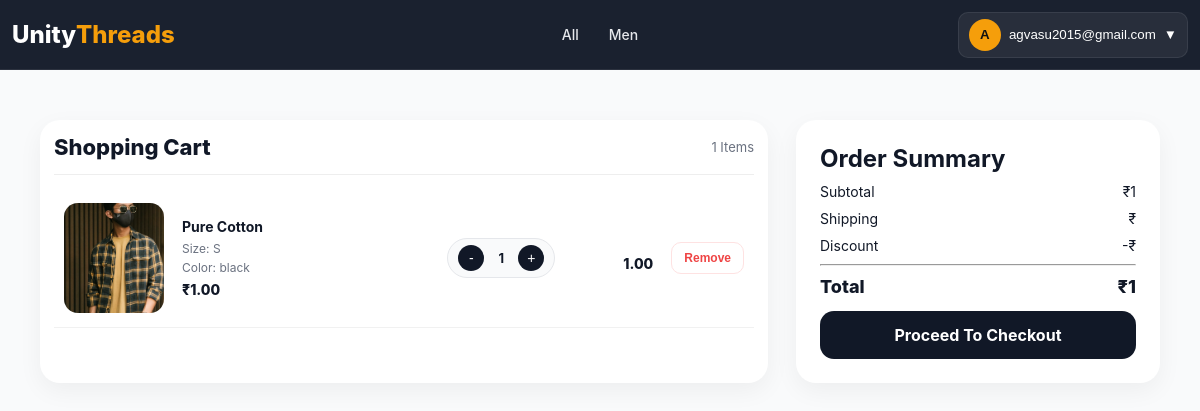
The page /cart/ (signed in) on the database its author committed.
### products/models.py (models this page shows, shortened)
class BaseModel(models.Model):
    created_at = models.DateTimeField(
        auto_now_add=True
    )
    updated_at = models.DateTimeField(
        auto_now=True
    )
    class Meta:
        abstract = True

class Category(BaseModel):
    name = models.CharField(
        max_length=100,
        unique=True
    )
    slug = models.SlugField(
        unique=True,
        blank=True
    )
    image = models.ImageField(
        upload_to='categories/',
        blank=True,
        null=True
    )
    is_active = models.BooleanField(default=True)
    class Meta:
        verbose_name_plural = "Categories"
        ordering = ['name']
        indexes = [
            models.Index(fields=['slug']),
            models.Index(fields=['is_active']),
        ]

class ProductImage(BaseModel):
    product = models.ForeignKey(
        Product,
        on_delete=models.CASCADE,
        related_name='images'
    )
    image = models.ImageField(
        upload_to='products/'
    )
    is_primary = models.BooleanField(default=False)
    class Meta:
        ordering = ['-is_primary']

class ProductVariant(BaseModel):
    product = models.ForeignKey(
        Product,
        on_delete=models.CASCADE,
        related_name='variants'
    )
    size = models.ForeignKey(
        Size,
        on_delete=models.CASCADE,
        related_name='variants'
    )
    color = models.ForeignKey(
        Color,
        on_delete=models.CASCADE,
        related_name='variants'
    )
    sku = models.CharField(
        max_length=100,
        unique=True
    )
    wholesale_price = models.DecimalField(
        max_digits=10,
        decimal_places=2
    )
    stock_quantity = models.PositiveIntegerField(default=0)
    is_active = models.BooleanField(default=True)
    reserved_stock = models.PositiveIntegerField(default=0)
    class Meta:
        unique_together = ['product', 'size', 'color']
        indexes = [
            models.Index(fields=['sku']),
            models.Index(fields=['stock_quantity']),
        ]

class Product(BaseModel):
    STATUS_CHOICES = (
        ('draft', 'Draft'),
        ('published', 'Published'),
        ('out_of_stock', 'Out Of Stock'),
    )
    id = models.UUIDField(
        primary_key=True,
        default=uuid.uuid4,
        editable=False
    )
    category = models.ForeignKey(
        Category,
        on_delete=models.CASCADE,
        related_name='products'
    )
    brand = models.ForeignKey(
        Brand,
        on_delete=models.CASCADE,
        related_name='products'
    )
    name = models.CharField(max_length=255)
    slug = models.SlugField(
        unique=True,
        blank=True
    )
    description = models.TextField()
    material = models.CharField(
        max_length=255,
        blank=True,
        null=True
    )
    minimum_order_quantity = models.PositiveIntegerField(
        default=1
    )
    status = models.CharField(
        max_length=20,
        choices=STATUS_CHOICES,
        default='draft'
    )
    is_featured = models.BooleanField(default=False)
    is_active = models.BooleanField(default=True)
    meta_title = models.CharField(
        max_length=255,
        blank=True,
        null=True
    )
    meta_description = models.TextField(
        blank=True,
        null=True
    )
    class Meta:
        ordering = ['-created_at']
        indexes = [
            models.Index(fields=['slug']),
            models.Index(fields=['status']),
            models.Index(fields=['is_active']),
        ]

class Size(BaseModel):
    name = models.CharField(
        max_length=20,
        unique=True
    )
    sort_order = models.PositiveIntegerField(default=0)
    class Meta:
        ordering = ['sort_order']

class Color(BaseModel):
    name = models.CharField(
        max_length=50,
        unique=True
    )
    hex_code = models.CharField(
        max_length=10,
        blank=True,
        null=True
    )
    class Meta:
        ordering = ['name']

### accounts/models.py (models this page shows, shortened)
class User(AbstractUser):
    username = None
    email = models.EmailField(
        unique=True
    )
    phone = models.CharField(
        max_length=10,
        unique=True
    )
    full_name = models.CharField(
        max_length=150
    )
    is_email_verified = models.BooleanField(
        default=False
    )
    USERNAME_FIELD = "email"
    REQUIRED_FIELDS = ["phone"]
    objects = UserManager()

### carts/models.py (models this page shows, shortened)
class Cart(models.Model):
    user = models.OneToOneField(
        settings.AUTH_USER_MODEL,
        on_delete=models.CASCADE,
        related_name='cart'
    )
    created_at = models.DateTimeField(auto_now_add=True)
    updated_at = models.DateTimeField(auto_now=True)
    @property
    def subtotal(self):
        result = self.items.aggregate(
            total=Sum(
                ExpressionWrapper(
                    F('quantity') * F('variant__wholesale_price'),
                    output_field=DecimalField()
                )
            )
        )['total']
        return result or Decimal("0.00")
    @property
    def total_items(self):
        return self.items.aggregate(
            total=Sum('quantity')
        )['total'] or 0
    @property
    def total_amount(self):
        return self.subtotal

class CartItem(models.Model):
    cart = models.ForeignKey(
        Cart,
        on_delete=models.CASCADE,
        related_name='items'
    )
    variant = models.ForeignKey(
        ProductVariant,
        on_delete=models.CASCADE,
        related_name='cart_items'
    )
    quantity = models.PositiveIntegerField(default=1)
    created_at = models.DateTimeField(auto_now_add=True)
    class Meta:
        constraints = [
            models.UniqueConstraint(
                fields=['cart', 'variant'],
                name='unique_cart_variant'
            )
        ]
    @property
    def total_price(self):
        if not self.variant:
            return Decimal("0.00")
        return self.quantity * self.variant.wholesale_price

### carts/views.py (the view)
@login_required
def cart_view(request):
    cart, _ = Cart.objects.get_or_create(user=request.user)
    items = (
        cart.items
        .select_related(
            "variant__product",
            "variant__size",
            "variant__color"
        )
        .all()
    )
    return render(request, "carts/carts.html", {
        "cart": cart,
        "items": items
    })

### home/context_processors.py (called while the page is built)
def global_data(request):
    return {
        "categories": Category.objects.all()
    }

### carts/templates/carts/carts.html (shortened to what this page needs)
{% load static %}
<!DOCTYPE html>
<html lang="en">
<head>
<link rel="stylesheet" href="{% static 'carts/css/carts.css' %}">
<link rel="stylesheet" href="https://cdnjs.cloudflare.com/ajax/libs/font-awesome/6.5.1/css/all.min.css">
</head>
<body>
{% include 'partials/navbar.html' %}
<div class="cart-container">
    <div class="cart-left">
        <div class="cart-header">
            <h1>Shopping Cart</h1>
            <p>
                <span id="cart-count">{{ cart.total_items }}</span> Items
            </p>
        </div>
        {% if items %}
        <div id="cart-items-wrapper">
            {% for item in items %}
            <div class="cart-card" id="cart-item-{{ item.id }}">
                <div class="cart-image">
                    {% with img=item.variant.product.images.first %}
                        {% if img %}
                            <img src="{{ img.image.url }}" alt="">
                        {% endif %}
                    {% endwith %}
                </div>
                <div class="cart-content">
                    <h3>{{ item.variant.product.name }}</h3>
                    <p>Size: {{ item.variant.size.name }}</p>
                    <p>Color: {{ item.variant.color.name }}</p>
                    <div class="price">₹{{ item.variant.wholesale_price }}</div>
                </div>
                <div class="qty-box">
                    <button onclick="updateQty({{ item.id }}, 'decrease')">-</button>
                    <span id="qty-{{ item.id }}">{{ item.quantity }}</span>
                    <button onclick="updateQty({{ item.id }}, 'increase')">+</button>
                </div>
                <div class="item-total">
                    <span id="total-{{ item.id }}">{{ item.total_price }}</span>
                </div>
                <button class="remove-btn"
                        onclick="removeItem({{ item.id }})">
                    Remove
                </button>
            </div>
            {% endfor %}
        </div>
        {% endif %}
    </div>
    {% if items %}
    <div class="cart-summary" id="cart-summary">
        <h2>Order Summary</h2>
        <div class="summary-row">
            <span>Subtotal</span>
            <span id="cart-subtotal">₹{{ cart.subtotal }}</span>
        </div>
        <div class="summary-row">
            <span>Shipping</span>
            <span id="cart-shipping">
                {% if cart.subtotal > 999 %} FREE {% else %} ₹{{ cart.shipping_charge }} {% endif %}
            </span>
        </div>
        <div class="summary-row discount">
            <span>Discount</span>
            <span id="cart-discount">-₹{{ cart.discount_amount }}</span>
        </div>
        <hr>
        <div class="summary-row total">
            <span>Total</span>
            <span id="cart-total">₹{{ cart.total_amount }}</span>
        </div>
        <a href="{% url 'checkout' %}" class="checkout-btn">
            Proceed To Checkout
        </a>
    </div>
    {% endif %}
</div>
</body>
</html>

### home/templates/partials/navbar.html (shortened to what this page needs)
{% load static %}
<link rel="stylesheet" href="{% static 'home/css/navbar.css' %}">
<header class="header" id="header">
    <a href="/" class="logo">
        Unity<span>Threads</span>
    </a>
      <nav class="nav" id="nav">
    <a href="{% url 'product_list' %}">All</a>
    {% for category in categories %}
        <a href="{% url 'product_list' %}?category={{ category.slug }}">
            {{ category.name }}
        </a>
    {% endfor %}
</nav>
    <div class="nav-actions">
        {% if request.user.is_authenticated %}
        <div class="account-dropdown" id="accountWrapper">
            <button class="account-btn" id="accountBtn" type="button">
                <span class="account-avatar">
                    {{ request.user.full_name|default:request.user.email|first|upper }}
                </span>
                <span class="account-name">
                    {{ request.user.full_name|default:request.user.email }}
                </span>
                <span class="dropdown-icon">▼</span>
            </button>
        </div>
        {% endif %}
    </div>
</header>

### carts/static/carts/css/carts.css (style rules this page uses)
* { margin:0; padding:0; box-sizing:border-box; }
body { font-family: system-ui, -apple-system, Segoe UI, Roboto, Arial; background:#f6f7fb; color:#111827; padding-top:80px; }
.cart-container { max-width:1400px; margin:auto; padding:16px; display:grid; grid-template-columns:1fr; gap:16px; }
@media (min-width:992px) { .cart-container { grid-template-columns:2fr 1fr; gap:28px; padding:40px; } }
.cart-left { background:#fff; border-radius:20px; padding:14px; box-shadow:0 8px 25px rgba(0,0,0,0.05); }
.cart-header { display:flex; justify-content:space-between; align-items:center; margin-bottom:14px; padding-bottom:14px; border-bottom:1px solid #eee; }
.cart-header h1 { font-size:22px; font-weight:800; }
.cart-header p { font-size:13px; color:#6b7280; }
.cart-card { position:relative; display:grid; grid-template-columns:90px 1fr; gap:12px; padding:14px 10px; border-bottom:1px solid #f1f1f1; transition:0.3s ease; }
.cart-image { width:90px; height:105px; border-radius:14px; overflow:hidden; background:#f3f4f6; }
.cart-image img { width:100%; height:100%; object-fit:cover; }
.remove-btn { position:absolute; top:10px; right:10px; width:26px; height:26px; border:none; border-radius:50%; background:#fff; border:1px solid #fee2e2; color:#ef4444; font-size:12px; font-weight:900; display:flex; align-items:center; justify-content:center; cursor:pointer; transition:0.2s ease; }
.cart-content { display:flex; flex-direction:column; gap:4px; padding-right:25px; }
.cart-content h3 { font-size:14px; font-weight:700; line-height:1.3; }
.cart-content p { font-size:12px; color:#6b7280; }
.price { font-size:14px; font-weight:800; margin-top:2px; }
.qty-box { display:flex; align-items:center; gap:8px; margin-top:8px; width:max-content; padding:6px 10px; border-radius:999px; background:#f9fafb; border:1px solid #e5e7eb; }
.qty-box button { width:26px; height:26px; border:none; border-radius:50%; background:#111827; color:#fff; font-size:14px; cursor:pointer; transition:0.2s ease; }
.qty-box span { min-width:18px; text-align:center; font-weight:700; font-size:13px; }
.item-total { font-size:14px; font-weight:800; margin-top:10px; margin-left:auto; }
@media (min-width:992px) { .cart-card { grid-template-columns:100px 1fr auto auto auto; align-items:center; gap:18px; } }
@media (min-width:992px) { .cart-image { width:100px; height:110px; } }
@media (min-width:992px) { .remove-btn { position:static; width:auto; height:auto; border-radius:10px; padding:8px 12px; } }
@media (min-width:992px) { .qty-box { margin-top:0; margin-right:50px; } }
.cart-summary { background:#fff; border-radius:20px; padding:18px; box-shadow:0 8px 25px rgba(0,0,0,0.05); }
@media (min-width:992px) { .cart-summary { position:sticky; top:20px; padding:24px; } }
.summary-row { display:flex; justify-content:space-between; margin:10px 0; font-size:14px; }
.summary-row.total { font-size:18px; font-weight:800; }
.checkout-btn { display:flex; justify-content:center; align-items:center; padding:14px; margin-top:14px; background:#111827; color:#fff; border-radius:14px; font-weight:700; text-decoration:none; transition:0.3s ease; }

### rows shown on the page
Category: name "Men"
User: user.full_name|first "A", user.full_name "agvasu2015@gmail.com"
Cart: total_items "1", subtotal "1", total_amount "1"
CartItem: variant.product.images.first.image (picture), variant.product.name "Pure Cotton", variant.size.name "S", variant.color.name "black", variant.wholesale_price "1.00", quantity "1", total_price "1.00"
